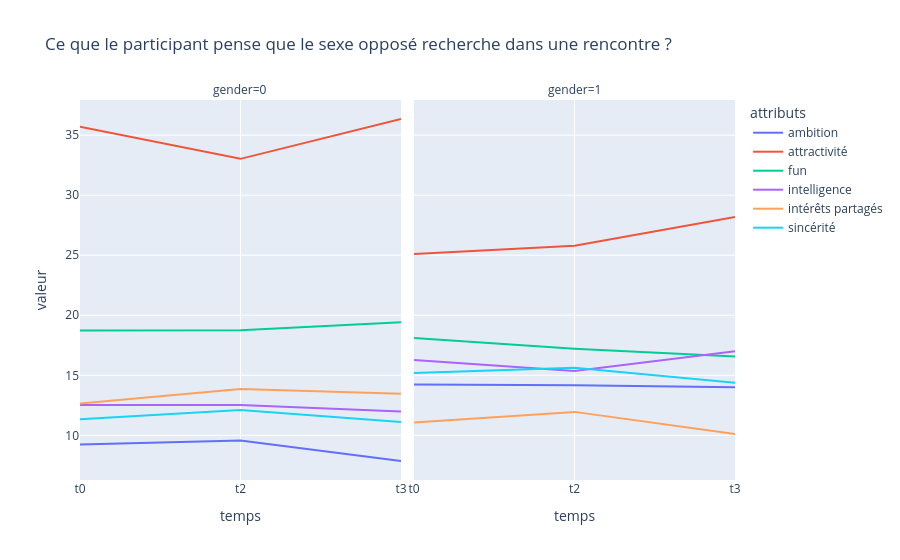

Notebook cell for this chart:
### Code cell
# Q3 : Ce que le participant pense que le sexe opposé recherche dans une rencontre ?

map_col_q3 = {
    "attr2_1": ("t0", "attractivité"), "attr2_2": ("t2", "attractivité"), "attr2_3": ("t3", "attractivité"),
    "sinc2_1": ("t0", "sincérité"), "sinc2_2": ("t2", "sincérité"), "sinc2_3": ("t3", "sincérité"),
    "intel2_1": ("t0", "intelligence"), "intel2_2": ("t2", "intelligence"), "intel2_3": ("t3", "intelligence"),
    "fun2_1": ("t0", "fun"),"fun2_2": ("t2", "fun"), "fun2_3": ("t3", "fun"),
    "amb2_1": ("t0", "ambition"), "amb2_2": ("t2", "ambition"), "amb2_3": ("t3", "ambition"), 
    'shar2_1': ("t0", "intérêts partagés"), "shar2_2": ("t2", "intérêts partagés"), "shar2_3": ("t3", "intérêts partagés")
}

col_q3 = ["gender"] + list(map_col_q3.keys())

df_q3 = df1[col_q3].copy()
# df_q1
df_q3_long = df_q3.melt(id_vars=["gender"], var_name="colonne", value_name="valeur")
df_q3_long["temps"] = df_q3_long["colonne"].map(lambda x: map_col_q3[x][0])
df_q3_long["attributs"] = df_q3_long["colonne"].map(lambda x: map_col_q3[x][1])

df_moy_q3 = df_q3_long.groupby(['gender', 'temps', 'attributs'])['valeur'].mean().reset_index()
# df_moyennes
fig3 = px.line(df_moy_q3, x="temps", y="valeur", color="attributs", facet_col="gender", title="Ce que le participant pense que le sexe opposé recherche dans une rencontre ?")
fig3.show()

### Figure 1 — Plotly figure (JSON) as saved in the notebook; plotly's stock layout.template omitted (floating-point values rounded to 4 significant figures)
{"data": [{"hovertemplate": "attributs=ambition<br>gender=0<br>temps=%{x}<br>valeur=%{y}<extra></extra>", "legendgroup": "ambition", "line": {"color": "#636efa", "dash": "solid"}, "marker": {"symbol": "circle"}, "mode": "lines", "name": "ambition", "orientation": "v", "showlegend": true, "type": "scatter", "x": ["t0", "t2", "t3"], "xaxis": "x", "y": [9.231, 9.562, 7.862], "yaxis": "y"}, {"hovertemplate": "attributs=ambition<br>gender=1<br>temps=%{x}<br>valeur=%{y}<extra></extra>", "legendgroup": "ambition", "line": {"color": "#636efa", "dash": "solid"}, "marker": {"symbol": "circle"}, "mode": "lines", "name": "ambition", "orientation": "v", "showlegend": false, "type": "scatter", "x": ["t0", "t2", "t3"], "xaxis": "x2", "y": [14.23, 14.17, 14.0], "yaxis": "y2"}, {"hovertemplate": "attributs=attractivité<br>gender=0<br>temps=%{x}<br>valeur=%{y}<extra></extra>", "legendgroup": "attractivité", "line": {"color": "#EF553B", "dash": "solid"}, "marker": {"symbol": "circle"}, "mode": "lines", "name": "attractivité", "orientation": "v", "showlegend": true, "type": "scatter", "x": ["t0", "t2", "t3"], "xaxis": "x", "y": [35.69, 33.03, 36.35], "yaxis": "y"}, {"hovertemplate": "attributs=attractivité<br>gender=1<br>temps=%{x}<br>valeur=%{y}<extra></extra>", "legendgroup": "attractivité", "line": {"color": "#EF553B", "dash": "solid"}, "marker": {"symbol": "circle"}, "mode": "lines", "name": "attractivité", "orientation": "v", "showlegend": false, "type": "scatter", "x": ["t0", "t2", "t3"], "xaxis": "x2", "y": [25.09, 25.79, 28.19], "yaxis": "y2"}, {"hovertemplate": "attributs=fun<br>gender=0<br>temps=%{x}<br>valeur=%{y}<extra></extra>", "legendgroup": "fun", "line": {"color": "#00cc96", "dash": "solid"}, "marker": {"symbol": "circle"}, "mode": "lines", "name": "fun", "orientation": "v", "showlegend": true, "type": "scatter", "x": ["t0", "t2", "t3"], "xaxis": "x", "y": [18.73, 18.75, 19.41], "yaxis": "y"}, {"hovertemplate": "attributs=fun<br>gender=1<br>temps=%{x}<br>valeur=%{y}<extra></extra>", "legendgroup": "fun", "line": {"color": "#00cc96", "dash": "solid"}, "marker": {"symbol": "circle"}, "mode": "lines", "name": "fun", "orientation": "v", "showlegend": false, "type": "scatter", "x": ["t0", "t2", "t3"], "xaxis": "x2", "y": [18.12, 17.21, 16.56], "yaxis": "y2"}, {"hovertemplate": "attributs=intelligence<br>gender=0<br>temps=%{x}<br>valeur=%{y}<extra></extra>", "legendgroup": "intelligence", "line": {"color": "#ab63fa", "dash": "solid"}, "marker": {"symbol": "circle"}, "mode": "lines", "name": "intelligence", "orientation": "v", "showlegend": true, "type": "scatter", "x": ["t0", "t2", "t3"], "xaxis": "x", "y": [12.53, 12.52, 11.98], "yaxis": "y"}, {"hovertemplate": "attributs=intelligence<br>gender=1<br>temps=%{x}<br>valeur=%{y}<extra></extra>", "legendgroup": "intelligence", "line": {"color": "#ab63fa", "dash": "solid"}, "marker": {"symbol": "circle"}, "mode": "lines", "name": "intelligence", "orientation": "v", "showlegend": false, "type": "scatter", "x": ["t0", "t2", "t3"], "xaxis": "x2", "y": [16.28, 15.35, 17.01], "yaxis": "y2"}, {"hovertemplate": "attributs=intérêts partagés<br>gender=0<br>temps=%{x}<br>valeur=%{y}<extra></extra>", "legendgroup": "intérêts partagés", "line": {"color": "#FFA15A", "dash": "solid"}, "marker": {"symbol": "circle"}, "mode": "lines", "name": "intérêts partagés", "orientation": "v", "showlegend": true, "type": "scatter", "x": ["t0", "t2", "t3"], "xaxis": "x", "y": [12.65, 13.86, 13.47], "yaxis": "y"}, {"hovertemplate": "attributs=intérêts partagés<br>gender=1<br>temps=%{x}<br>valeur=%{y}<extra></extra>", "legendgroup": "intérêts partagés", "line": {"color": "#FFA15A", "dash": "solid"}, "marker": {"symbol": "circle"}, "mode": "lines", "name": "intérêts partagés", "orientation": "v", "showlegend": false, "type": "scatter", "x": ["t0", "t2", "t3"], "xaxis": "x2", "y": [11.07, 11.95, 10.11], "yaxis": "y2"}, {"hovertemplate": "attributs=sincérité<br>gender=0<br>temps=%{x}<br>valeur=%{y}<extra></extra>", "legendgroup": "sincérité", "line": {"color": "#19d3f3", "dash": "solid"}, "marker": {"symbol": "circle"}, "mode": "lines", "name": "sincérité", "orientation": "v", "showlegend": true, "type": "scatter", "x": ["t0", "t2", "t3"], "xaxis": "x", "y": [11.34, 12.1, 11.11], "yaxis": "y"}, {"hovertemplate": "attributs=sincérité<br>gender=1<br>temps=%{x}<br>valeur=%{y}<extra></extra>", "legendgroup": "sincérité", "line": {"color": "#19d3f3", "dash": "solid"}, "marker": {"symbol": "circle"}, "mode": "lines", "name": "sincérité", "orientation": "v", "showlegend": false, "type": "scatter", "x": ["t0", "t2", "t3"], "xaxis": "x2", "y": [15.18, 15.63, 14.38], "yaxis": "y2"}], "layout": {"annotations": [{"font": {}, "showarrow": false, "text": "gender=0", "x": 0.245, "xanchor": "center", "xref": "paper", "y": 1, "yanchor": "bottom", "yref": "paper"}, {"font": {}, "showarrow": false, "text": "gender=1", "x": 0.755, "xanchor": "center", "xref": "paper", "y": 1, "yanchor": "bottom", "yref": "paper"}], "legend": {"title": {"text": "attributs"}, "tracegroupgap": 0}, "title": {"text": "Ce que le participant pense que le sexe opposé recherche dans une rencontre ?"}, "xaxis": {"anchor": "y", "domain": [0, 0.49], "title": {"text": "temps"}}, "xaxis2": {"anchor": "y2", "domain": [0.51, 1], "matches": "x", "title": {"text": "temps"}}, "yaxis": {"anchor": "x", "domain": [0, 1], "title": {"text": "valeur"}}, "yaxis2": {"anchor": "x2", "domain": [0, 1], "matches": "y", "showticklabels": false}}}
